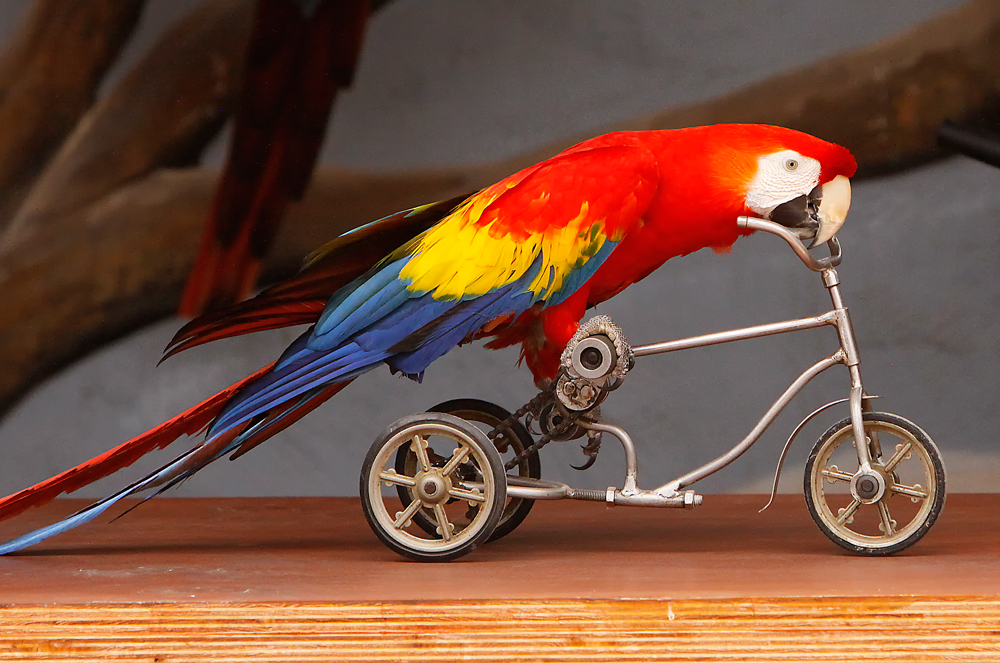
%> input picture img/Ara_macao.jpg, 1000 x 663 px
$ octave main.m   (GNU Octave 9; MATLAB toolbox functions it lacks are replaced by stand-ins)
%> lines starting %> are read from the running program, lines starting %| are printed output that depends on the picture; in (x1, y1, x2, y2) boxes, pixels count from 0 and x2, y2 are one past the last pixel; in counts of white or black regions, pixels touching at a corner belong together; the program's own positions count from 1
% --- Setup ---
original_image = imread('..\img\Ara_macao.jpg');
%> original_image is the input picture: size 663x1000x3 uint8; mean R, G, B 119.2, 80.9, 63.3
% IMPORTANT: Convert to a linear, floating point format for calculations
original_image_linear = double(rgb2lin(original_image));
%> original_image_linear: size 663x1000x3 double; mean of channels 1, 2, 3 68.2, 31.9, 21.1

K = 15; % Number of iterations
alpha = 0.2; % Temporal factor

% Create your sharpening PSF (e.g., a tight Gaussian)
psf = fspecial('gaussian', [5 5], 0.8);
psf_adjoint = rot90(psf, 2); % Adjoint is just the PSF rotated 180 degrees

% --- Main Loop (simulating video) ---
% For a real video, you would load frames in a loop
% For now, we simulate with a previous processed frame
prev_processed_linear_frame = original_image;
original_image_linear = original_image;

% Assume 'prev_processed_linear_frame' exists from the last loop iteration
% ... for the first frame, you'd skip the blend

% Stage 1: Temporal Smoothing
g = (original_image_linear * (1 - alpha)) + (prev_processed_linear_frame * alpha);

% Stage 2: Initialization
f = g; % Start with the smoothed input as the first estimate

% Stage 3: The RL Iterative Loop
for i = 1:K
    % 3a: Forward Blur
    blurred_estimate = imfilter(f, psf, 'replicate');

    % 3b: Ratio Calculation (add epsilon for stability)
    ratio = g ./ (blurred_estimate + 1e-9);

    % 3c: Back-Projection
    correction_factor = imfilter(ratio, psf_adjoint, 'replicate');

    % 3d: Multiplicative Update
    f = f .* correction_factor;

    % Optional: Visualize the progress
     imshow(lin2rgb(f));
     title(['Iteration: ', num2str(i)]);
     drawnow;
end
%> this loop made 15 passes
%> pass 1, `ratio = g ./ (blurred_estimate + 1e-9);`:
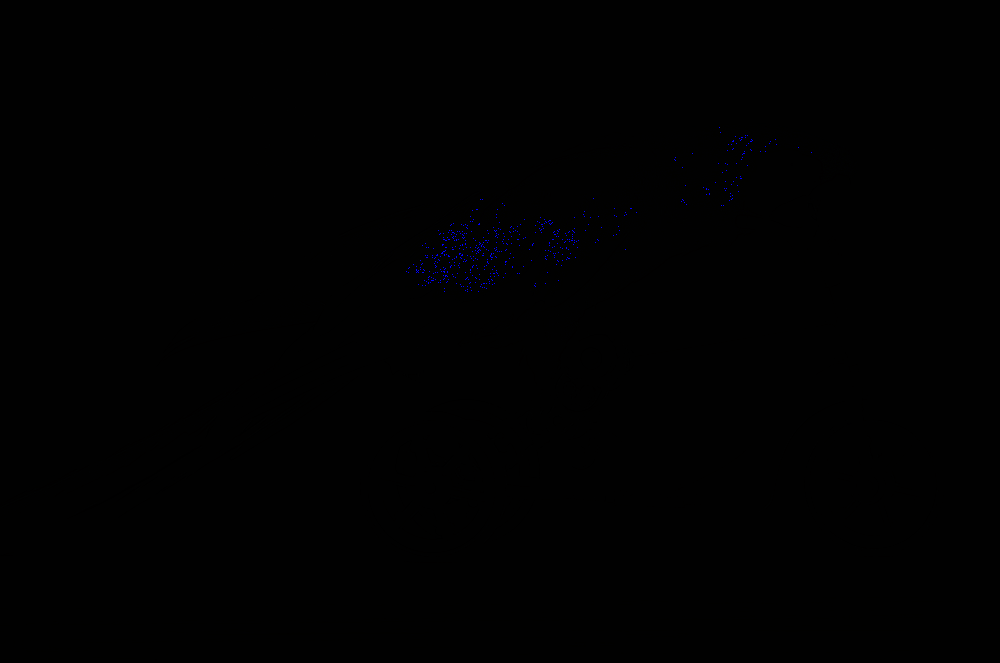
%> ratio: size 663x1000x3 uint8; mean R, G, B 1, 1, 1.2
%> after the loop:
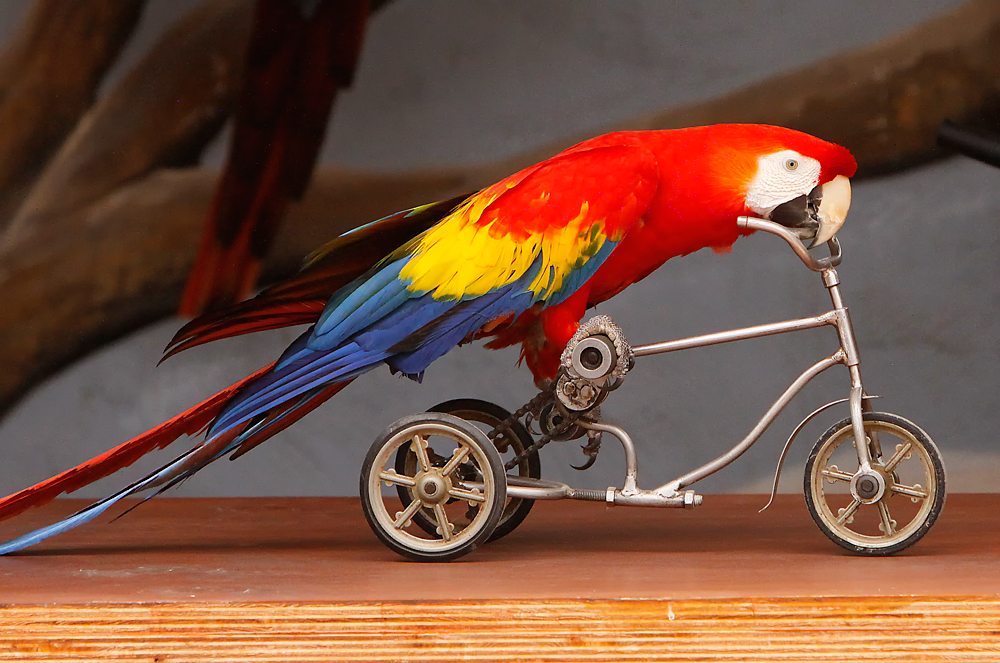
%> f: size 663x1000x3 uint8; 2.38% of pixels changed, all inside (x1, y1, x2, y2) = (0, 124, 958, 662)

% Stage 4: Final Output
final_sharp_image_linear = f;
final_output_srgb = lin2rgb(final_sharp_image_linear);
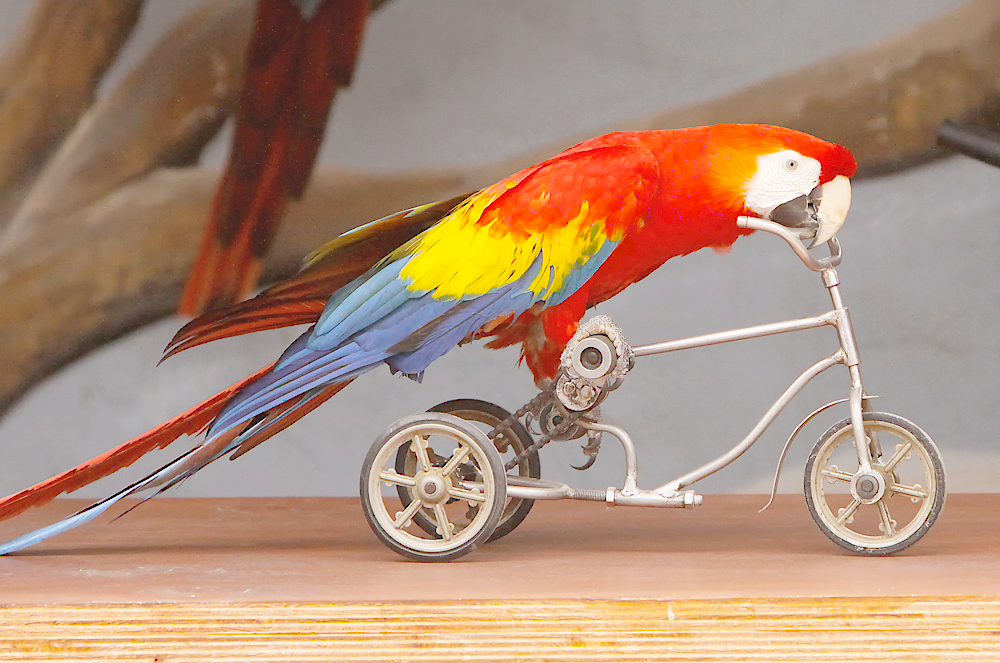
%> final_output_srgb: size 663x1000x3 uint8; mean R, G, B 174.1, 142.3, 121.5
imshow(final_output_srgb);
